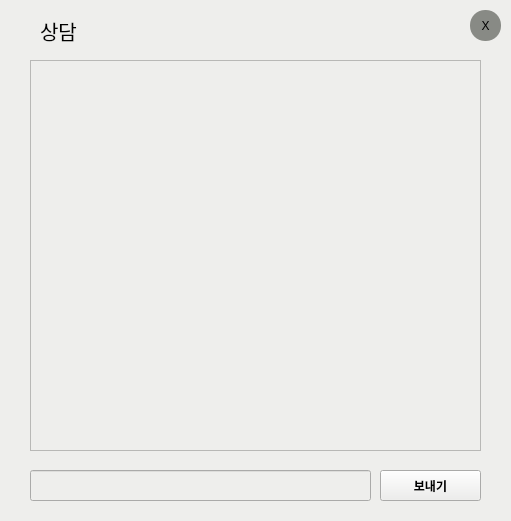
   <widget class="QWidget" name="chat_widget" native="true">
    <property name="geometry">
     <rect>
      <x>280</x>
      <y>20</y>
      <width>511</width>
      <height>521</height>
     </rect>
    </property>
    <property name="styleSheet">
     <string notr="true">background-color: rgb(238, 238, 236);</string>
    </property>
    <widget class="QTextBrowser" name="chat_bro">
     <property name="geometry">
      <rect>
       <x>30</x>
       <y>60</y>
       <width>451</width>
       <height>391</height>
      </rect>
     </property>
    </widget>
    <widget class="QPushButton" name="send_btn">
     <property name="geometry">
      <rect>
       <x>380</x>
       <y>470</y>
       <width>101</width>
       <height>31</height>
      </rect>
     </property>
     <property name="font">
      <font>
       <family>Sans</family>
       <weight>75</weight>
       <italic>false</italic>
       <bold>true</bold>
      </font>
     </property>
     <property name="text">
      <string>보내기</string>
     </property>
    </widget>
    <widget class="QLabel" name="chat_title">
     <property name="geometry">
      <rect>
       <x>40</x>
       <y>10</y>
       <width>161</width>
       <height>41</height>
      </rect>
     </property>
     <property name="font">
      <font>
       <pointsize>15</pointsize>
      </font>
     </property>
     <property name="text">
      <string>상담</string>
     </property>
    </widget>
    <widget class="QLineEdit" name="chat_input">
     <property name="geometry">
      <rect>
       <x>30</x>
       <y>470</y>
       <width>341</width>
       <height>31</height>
      </rect>
     </property>
     <property name="text">
      <string/>
     </property>
    </widget>
    <widget class="QPushButton" name="chat_exit_bt">
     <property name="geometry">
      <rect>
       <x>470</x>
       <y>10</y>
       <width>31</width>
       <height>31</height>
      </rect>
     </property>
     <property name="palette">
      <palette>
       <active>
        <colorrole role="Button">
         <brush brushstyle="SolidPattern">
          <color alpha="255">
           <red>136</red>
           <green>138</green>
           <blue>133</blue>
          </color>
         </brush>
        </colorrole>
        <colorrole role="Base">
         <brush brushstyle="SolidPattern">
          <color alpha="255">
           <red>136</red>
           <green>138</green>
           <blue>133</blue>
          </color>
         </brush>
        </colorrole>
        <colorrole role="Window">
         <brush brushstyle="SolidPattern">
          <color alpha="255">
           <red>136</red>
           <green>138</green>
           <blue>133</blue>
          </color>
         </brush>
        </colorrole>
       </active>
       <inactive>
        <colorrole role="Button">
         <brush brushstyle="SolidPattern">
          <color alpha="255">
           <red>136</red>
           <green>138</green>
           <blue>133</blue>
          </color>
         </brush>
        </colorrole>
        <colorrole role="Base">
         <brush brushstyle="SolidPattern">
          <color alpha="255">
           <red>136</red>
           <green>138</green>
           <blue>133</blue>
          </color>
         </brush>
        </colorrole>
        <colorrole role="Window">
         <brush brushstyle="SolidPattern">
          <color alpha="255">
           <red>136</red>
           <green>138</green>
           <blue>133</blue>
          </color>
         </brush>
        </colorrole>
       </inactive>
       <disabled>
        <colorrole role="Button">
         <brush brushstyle="SolidPattern">
          <color alpha="255">
           <red>136</red>
           <green>138</green>
           <blue>133</blue>
          </color>
         </brush>
        </colorrole>
        <colorrole role="Base">
         <brush brushstyle="SolidPattern">
          <color alpha="255">
           <red>136</red>
           <green>138</green>
           <blue>133</blue>
          </color>
         </brush>
        </colorrole>
        <colorrole role="Window">
         <brush brushstyle="SolidPattern">
          <color alpha="255">
           <red>136</red>
           <green>138</green>
           <blue>133</blue>
          </color>
         </brush>
        </colorrole>
       </disabled>
      </palette>
     </property>
     <property name="styleSheet">
      <string notr="true">QPushButton{
background-color: rgb(136, 138, 133);
border-style: solid;
border-radius: 15px
}
QPushButton:hover{
background-color: rgb(180, 255, 255);
border-style: solid;
border-radius: 15px}

QPushButton:pressed{
background-color: rgb(100, 255, 255);
border-style: solid;
border-radius: 15px}
</string>
     </property>
     <property name="text">
      <string>X</string>
     </property>
    </widget>
   </widget>
